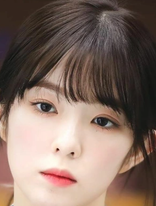
#> input picture test/1.jpg, 156 x 206 px, given as the content of the folder D:/ML/mainAgeDec/UTKFace/origin_images, which was not available
$ jupyter execute tests.ipynb   (text cells are left out)
#> lines starting #> are read from the running program, lines starting #| are printed output that depends on the picture; pictures that were not available may be replaced by others from this repository, and a replacement may not be noted
[cell 1]
from PIL import Image
import os
import glob
import random
from tqdm import tqdm

[cell 2]
BATCH_SIZE = 64
EPOCHS = 80
TARGET_SIZE = (128,128)

MIN_DEGREE = 15
MAX_DEGREE = 45

[cell 3]
def process_image(image_path, degrees, filename):
#> called with image_path = '_only/1.jpg', degrees = 0
    image = Image.open(image_path)
#> image is the input picture: PIL image 156x206 RGBA; mean R, G, B, A 130.2, 109.5, 99.1, 255
    # image = image.rotate(degrees, expand = True, resample = Image.NEAREST)
    image = image.resize(TARGET_SIZE)
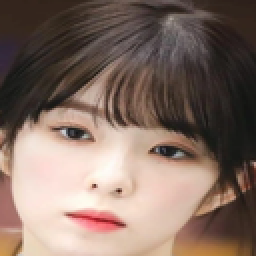
#> image: PIL image 128x128 RGBA (shown 2 times larger); mean R, G, B, A 130.2, 109.5, 99.1, 255
    image = image.transpose(Image.FLIP_LEFT_RIGHT)
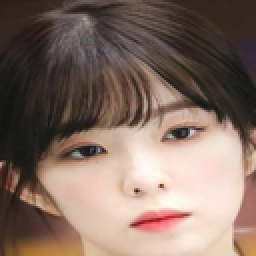
#> image: PIL image 128x128 RGBA (shown 2 times larger); mean R, G, B, A 130.2, 109.5, 99.1, 255
    image.save(filename)

save_rotated_folder = r"D:\ML\mainAgeDec\UTKFace\vertical"

image_folder = r"D:\ML\mainAgeDec\UTKFace\origin_images"
images_files = os.path.join(image_folder, '*.jpg')

for image_path in tqdm(glob.glob(images_files), unit = "images"):
    # sign = random.choice([-1, 1])
    # degree = sign * random.randint(MIN_DEGREE, MAX_DEGREE)

    filename = image_path.split('\\')[-1]
    filename = filename.split(".jpg")[0]
    process_image(image_path, 0, save_rotated_folder + f"\{filename}_vertical.jpg")

$ run again, on test/2.jpg
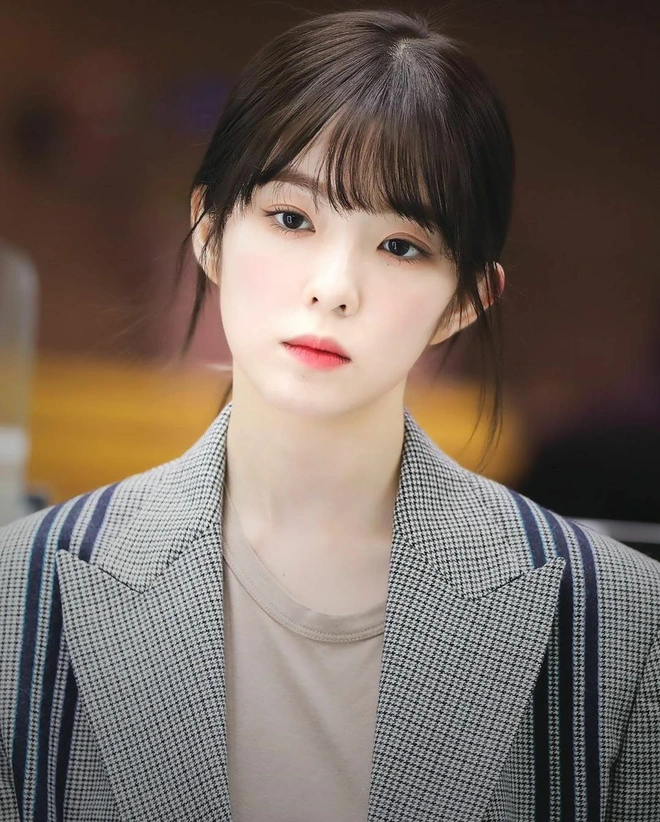
#> input picture test/2.jpg, 660 x 822 px, given as the content of the folder D:/ML/mainAgeDec/UTKFace/origin_images, which was not available
#> in process_image, image is the input picture: PIL image 660x822 RGB; mean R, G, B 114.1, 100.7, 92.4
#> in process_image, `image = image.resize(TARGET_SIZE)`:
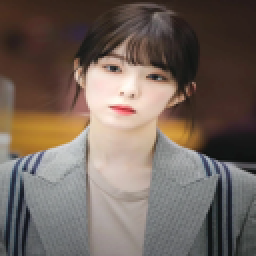
#> image: PIL image 128x128 RGB (shown 2 times larger); mean R, G, B 114.1, 100.7, 92.4
#> in process_image, `image = image.transpose(Image.FLIP_LEFT_RIGHT)`:
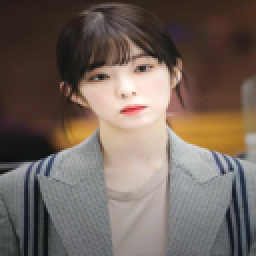
#> image: PIL image 128x128 RGB (shown 2 times larger); mean R, G, B 114.1, 100.7, 92.4
